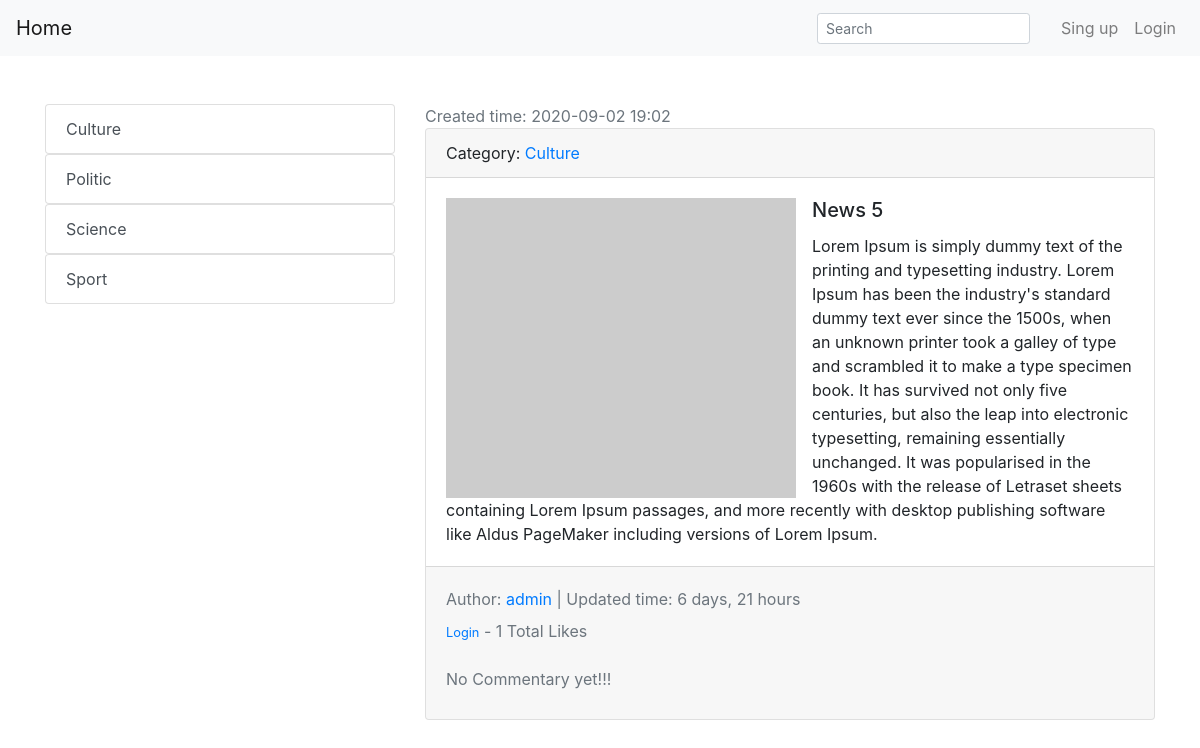
Page /4/ on the committed database.
### post/models.py (models this page shows, shortened)
class Category(models.Model):
    title=models.CharField(max_length=150,db_index=True,verbose_name='Kategoriya nomi')
    def get_absolute_url(self):
        return reverse('category_list',kwargs={'pk':self.pk})
        pass
    def __str__(self):
        return self.title
    class Meta:
        verbose_name='Kategoriya'
        verbose_name_plural='Kategori'
        ordering=['title']

class News(models.Model):
    title=models.CharField(max_length=150,verbose_name='Title')
    content=models.TextField(verbose_name='Content')
    created_at=models.DateTimeField(auto_now_add=True,verbose_name='Nashr sanasi')
    update_at=models.DateTimeField(auto_now=True,verbose_name='Yangilangan nashr sanasi')
    photo=models.ImageField(upload_to='photos/%Y/%m/%d/',verbose_name='Photo',blank=True)
    is_published=models.BooleanField(default=True,verbose_name='Publish')
    category=models.ForeignKey('Category',on_delete=models.PROTECT,null=True,verbose_name='Category')
    author=models.ForeignKey(settings.AUTH_USER_MODEL,verbose_name='Author',on_delete=models.CASCADE,null=True)
    likes = models.ManyToManyField(settings.AUTH_USER_MODEL, related_name='blog_post',blank=True)
    def total_likes(self):
        return self.likes.count()
    class Meta:
        verbose_name='Yangilik'
        verbose_name_plural='Yangiliklar'
        ordering=['-created_at']

### users/models.py (models this page shows)
class customuser(AbstractUser):
    age=models.PositiveIntegerField(default=0,blank=True)
    bio=models.TextField(blank=True)
    photo=models.ImageField(upload_to='user_photos/',blank=True)
    name=models.CharField(max_length=255,blank=True)
    surname=models.CharField(max_length=255,blank=True)

### post/views.py (the view)
# urls.py: path('<int:pk>/', PostDetailView.as_view(), name='post_datail'),
class PostDetailView(generic.DetailView):
    model = News
    template_name = 'post_detail.html'
    def get_context_data(self, **kwargs):
        context=super(PostDetailView,self).get_context_data(**kwargs)
        stuff=get_object_or_404(News,id=self.kwargs['pk'])
        total_likes=stuff.total_likes()
        liked=False
        if stuff.likes.filter(id=self.request.user.id).exists():
            liked=True
        context['total_likes'] = total_likes
        context['liked']=liked
        return context

### post/templatetags/tags.py (called while the page is built)
@register.simple_tag(name='category_list')
def show_category():
    return  Category.objects.all()

### templates/post_detail.html (shortened to what this page needs)
{%extends 'base.html'%}
{%block sidebar%}
{%include 'inc/_sidebar.html'%}
{%endblock%}
{%block content%}
<div class="text-muted">
   Created time:  {{object.created_at|date:'Y-m-d H:i'}}
</div>
<div class="card mb-4">
  <div class="card-header">
      Category: <a href="">{{object.category}}</a>
  </div>
  <div class="card-body">
          {% if item.photo %}
              <img src="{{item.photo.url}}" alt="" width="350" class="float-left mr-3">
        {% else %}
              <img src="https://picsum.photos/seed/picsum/350/300" alt="" class=" float-left mr-3">
        {% endif %}
            <h5 class="card-title">{{object.title}}</h5>
            <p class="card-text">{{object.content}}</p>
  </div>
    <div class=" card-footer text-muted " >
        <ul class="navbar-nav">
            <li class="nav-link">
              Author: <a class="text-left">{{object.author}}</a> |
                Updated time: {{object.update_at|timesince}}
            </li>
        </ul>
        <form action="{%url 'like_post' object.pk%}" method="POST"  id="like">
            {%if user.is_authenticated%}
                {%if liked %}
                <button type="submit" name="post_id" value="{{object.id}}" class="btn btn-danger btn-sm" id="test">Like </button>
                {%else%}
                <button type="submit" name="post_id" value="{{object.id}}" class="btn btn-primary btn-sm ">Unlike </button>
                {%endif%}
            {%else%}
            <small>  <a href="{% url 'login'%}">Login</a></small>
            {%endif%}
            - {{total_likes}} <span >Total Likes</span>
        </form>
        <br/>
             {%if not object.Comment.all%}
                      <p class="text-muted">No Commentary yet!!!</p>
            {%endif%}
</div>
</div>
</div>
{%endblock%}

### templates/inc/_sidebar.html
{%load tags%}
{%category_list as category%}
{%for item in category%}
<div class="list-group">
  <a href="{{item.get_absolute_url}}" class="list-group-item list-group-item-action">{{item.title}}</a>
</div>
{%endfor%}

### rows in the picture
Category: title "Culture"
Category: title "Politic"
Category: title "Science"
Category: title "Sport"
News: created_at "2020-09-02 19:02", category "Culture", title "News 5", content "Lorem Ipsum is simply dummy text of the printing and typesetting industry. Lorem Ipsum has been the industry's standard dummy text ever since the 1500s, when an unknown printer took a galley of type and scrambled it to make a type specimen book. It has survived not only five centuries, but also the leap into electronic typesetting, remaining essentially unchanged. It was popularised in the 1960s with the release of Letraset sheets containing Lorem Ipsum passages, and more recently with desktop publishing software like Aldus PageMaker including versions of Lorem Ipsum.", author "admin", update_at "6 days, 21 hours"

### other values in the picture
{{ total_likes }} "1"
